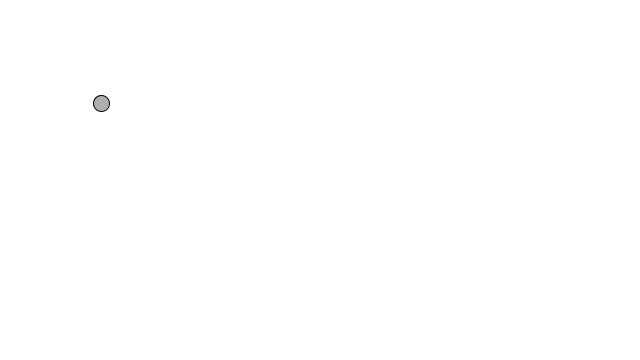
Frame 1 (no input)
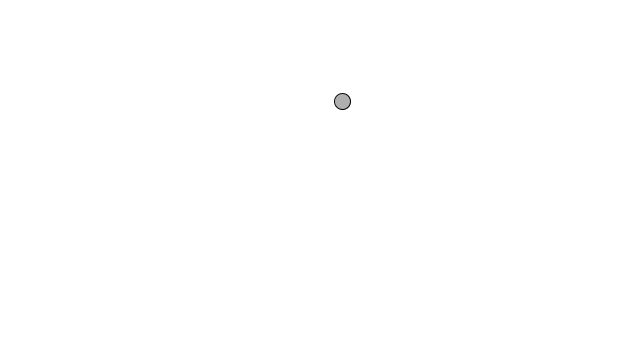
Frame 60 (the mouse pressed at the canvas centre just before this capture)
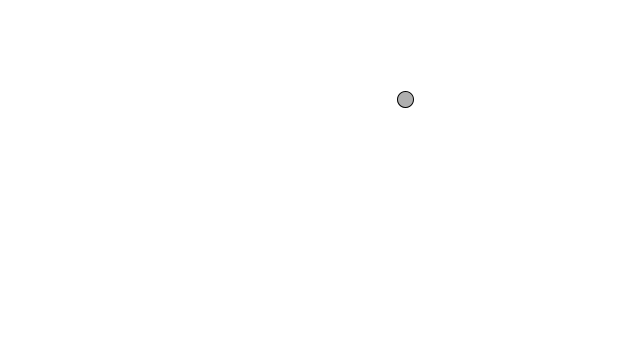
Frame 120 (the mouse held since frame 60 and released just before this capture)

The Processing sketch that drew these frames (run headless with seeded random() and noise(); from frame 60 on, the mouse is pressed at the canvas centre):

// Processing sketch: Vector1
// ── Vector1.pde
PVector location = new PVector(100,100);
PVector velocity = new PVector(1,3.3);
PVector acceleration = new PVector(0.1,-0.3);

void setup() {
  size(640,360);
  background(255);
}

void draw() {
  background(255);

  velocity.add(acceleration);
  location.add(velocity);
  
  if ((location.x > width) || (location.x < 0)) {
    velocity.x = velocity.x * -1;
  }
  if ((location.y > height) || (location.y < 0)) {
    velocity.y = velocity.y * -1;
 }
 
 stroke(0);
 fill(175);
 ellipse(location.x,location.y,16,16);
}

// ── PVector.pde
class PVector
{
  float x = 0.0;
  float y = 0.0;
  
  PVector(float _x, float _y)
  {
   this.x = _x;
   this.y = _y;
  }
  
 void add(PVector v)
 {
  this.x = this.x + v.x;
  this.y = this.y + v.y;  
 }
  
}
